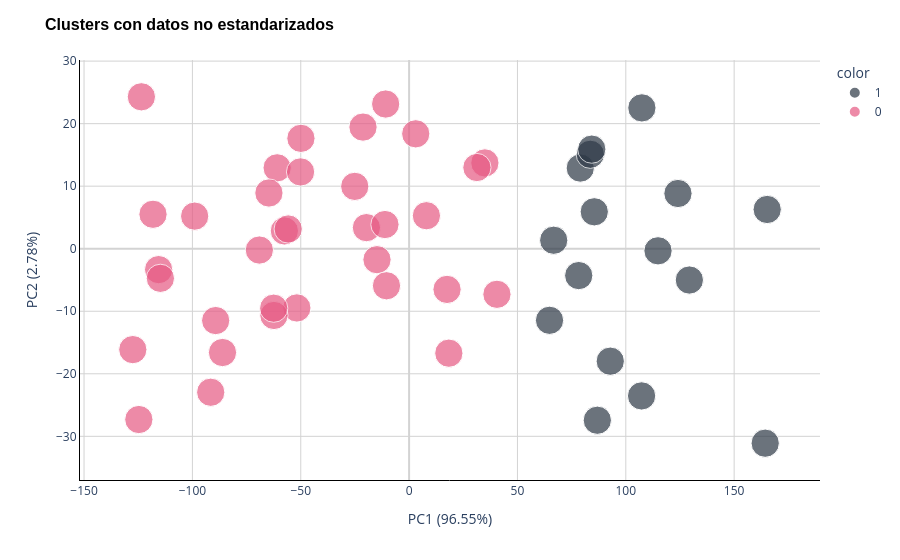

The notebook cell this image was saved under:
### Code cell
figure = px.scatter(
    pca,
    x=pca.columns[0],
    y=pca.columns[1],
    color=y.astype(str),
    color_discrete_map={'0': '#E65983', '1': '#2D3846'},
    size=[1] * pca.shape[0],
)
figure.update_layout(
    title='Clusters con datos no estandarizados',
    title_font=dict(size=16, family='Arial', color='black', weight='bold'),
    xaxis_title=pca.columns[0],
    yaxis_title=pca.columns[1],
    plot_bgcolor='white',
    yaxis=dict(showgrid=True, gridcolor='LightGray', showline=True, linecolor='Black', zeroline=True, zerolinecolor='LightGray'),
    xaxis=dict(showgrid=True, gridcolor='LightGray', showline=True, linecolor='Black', zeroline=True, zerolinecolor='LightGray'),
)
figure.show()

### Figure 1 — Plotly figure (JSON) as saved in the notebook; plotly's stock layout.template omitted (floating-point values rounded to 4 significant figures)
{"data": [{"hovertemplate": "color=1<br>PC1 (96.55%)=%{x}<br>PC2 (2.78%)=%{y}<br>size=%{marker.size}<extra></extra>", "legendgroup": "1", "marker": {"color": "#2D3846", "size": [1, 1, 1, 1, 1, 1, 1, 1, 1, 1, 1, 1, 1, 1, 1, 1], "sizemode": "area", "sizeref": 0.0025, "symbol": "circle"}, "mode": "markers", "name": "1", "orientation": "v", "showlegend": true, "type": "scatter", "x": [64.8, 92.83, 124.1, 107.4, 66.73, 165.2, 78.99, 78.28, 129.3, 85.45, 86.86, 83.61, 114.9, 84.29, 164.3, 107.3], "xaxis": "x", "y": [-11.45, -17.98, 8.83, 22.52, 1.354, 6.275, 12.9, -4.295, -5.007, 5.905, -27.43, 15.1, -0.3365, 15.92, -31.1, -23.54], "yaxis": "y"}, {"hovertemplate": "color=0<br>PC1 (96.55%)=%{x}<br>PC2 (2.78%)=%{y}<br>size=%{marker.size}<extra></extra>", "legendgroup": "0", "marker": {"color": "#E65983", "size": [1, 1, 1, 1, 1, 1, 1, 1, 1, 1, 1, 1, 1, 1, 1, 1, 1, 1, 1, 1, 1, 1, 1, 1, 1, 1, 1, 1, 1, 1, 1, 1, 1, 1], "sizemode": "area", "sizeref": 0.0025, "symbol": "circle"}, "mode": "markers", "name": "0", "orientation": "v", "showlegend": true, "type": "scatter", "x": [18.34, 34.98, -60.89, 40.54, -123.5, -51.8, -57.55, -115.6, -55.79, -62.38, -89.26, -21.27, -98.95, 7.986, -62.48, -69.1, -114.8, -10.82, -127.5, -50.09, -19.69, -11.15, -64.69, 3.064, -86.11, 17.51, 31.29, -49.91, -124.7, -14.82, -25.08, -91.54, -118.2, -10.43], "xaxis": "x", "y": [-16.7, 13.72, 12.93, -7.29, 24.29, -9.469, 2.846, -3.342, 3.157, -10.67, -11.49, 19.45, 5.21, 5.276, -9.511, -0.2112, -4.735, 23.14, -16.14, 12.28, 3.37, 3.866, 8.912, 18.37, -16.6, -6.507, 12.98, 17.65, -27.31, -1.753, 9.968, -22.95, 5.508, -5.924], "yaxis": "y"}], "layout": {"legend": {"itemsizing": "constant", "title": {"text": "color"}, "tracegroupgap": 0}, "margin": {"t": 60}, "plot_bgcolor": "white", "title": {"font": {"color": "black", "family": "Arial", "size": 16, "weight": "bold"}, "text": "Clusters con datos no estandarizados"}, "xaxis": {"anchor": "y", "domain": [0, 1], "gridcolor": "LightGray", "linecolor": "Black", "showgrid": true, "showline": true, "title": {"text": "PC1 (96.55%)"}, "zeroline": true, "zerolinecolor": "LightGray"}, "yaxis": {"anchor": "x", "domain": [0, 1], "gridcolor": "LightGray", "linecolor": "Black", "showgrid": true, "showline": true, "title": {"text": "PC2 (2.78%)"}, "zeroline": true, "zerolinecolor": "LightGray"}}}
